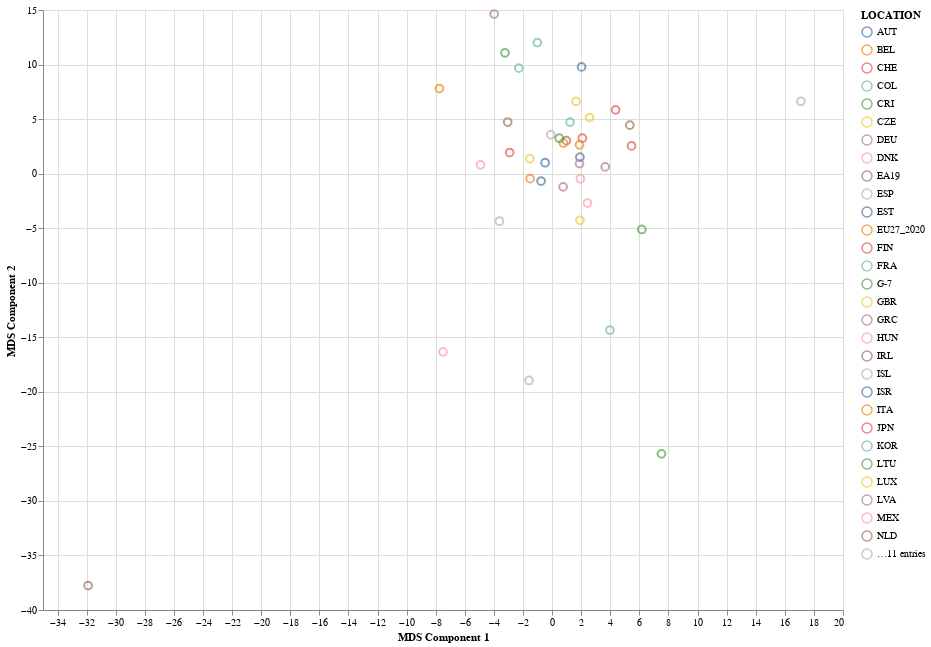

The notebook cell this image was saved under:
### Code cell
# Create a 2D scatter plot using Altair
scatter_plot_MDS = alt.Chart(components_df_MDS).mark_point(size=60).encode(
    alt.X('MDS1:Q', title='MDS Component 1'),
    alt.Y('MDS2:Q', title='MDS Component 2'),
    color='LOCATION:N',
    tooltip=['LOCATION:N', 'MDS1:Q', 'MDS2:Q']
).properties(
    width=800,
    height=600
)

# Display the chart
scatter_plot_MDS.display()

### Figure 1 — Vega-Lite specification as saved in the notebook (floating-point values rounded to 4 significant figures)
{"config": {"view": {"continuousWidth": 300, "continuousHeight": 300}}, "data": {"name": "data-41ed650ad1fdcc8d9d371990c545844b"}, "mark": {"type": "point", "size": 60}, "encoding": {"color": {"field": "LOCATION", "type": "nominal"}, "tooltip": [{"field": "LOCATION", "type": "nominal"}, {"field": "MDS1", "type": "quantitative"}, {"field": "MDS2", "type": "quantitative"}], "x": {"field": "MDS1", "title": "MDS Component 1", "type": "quantitative"}, "y": {"field": "MDS2", "title": "MDS Component 2", "type": "quantitative"}}, "height": 600, "width": 800, "$schema": "https://vega.github.io/schema/vega-lite/v5.16.3.json", "datasets": {"data-41ed650ad1fdcc8d9d371990c545844b": [{"MDS1": 1.913, "MDS2": 1.509, "LOCATION": "AUT"}, {"MDS1": -7.748, "MDS2": 7.799, "LOCATION": "BEL"}, {"MDS1": 4.365, "MDS2": 5.846, "LOCATION": "CHE"}, {"MDS1": 3.977, "MDS2": -14.34, "LOCATION": "COL"}, {"MDS1": 6.169, "MDS2": -5.117, "LOCATION": "CRI"}, {"MDS1": 2.569, "MDS2": 5.14, "LOCATION": "CZE"}, {"MDS1": 1.885, "MDS2": 0.9209, "LOCATION": "DEU"}, {"MDS1": 1.943, "MDS2": -0.4634, "LOCATION": "DNK"}, {"MDS1": 0.9793, "MDS2": 3.025, "LOCATION": "EA19"}, {"MDS1": -0.08787, "MDS2": 3.566, "LOCATION": "ESP"}, {"MDS1": -0.7583, "MDS2": -0.68, "LOCATION": "EST"}, {"MDS1": 0.7778, "MDS2": 2.81, "LOCATION": "EU27_2020"}, {"MDS1": 2.083, "MDS2": 3.258, "LOCATION": "FIN"}, {"MDS1": 1.235, "MDS2": 4.726, "LOCATION": "FRA"}, {"MDS1": 0.4918, "MDS2": 3.244, "LOCATION": "G-7"}, {"MDS1": -1.528, "MDS2": 1.376, "LOCATION": "GBR"}, {"MDS1": -3.979, "MDS2": 14.62, "LOCATION": "GRC"}, {"MDS1": -4.92, "MDS2": 0.8076, "LOCATION": "HUN"}, {"MDS1": 5.344, "MDS2": 4.442, "LOCATION": "IRL"}, {"MDS1": 17.11, "MDS2": 6.624, "LOCATION": "ISL"}, {"MDS1": 2.026, "MDS2": 9.785, "LOCATION": "ISR"}, {"MDS1": 1.885, "MDS2": 2.645, "LOCATION": "ITA"}, {"MDS1": 5.461, "MDS2": 2.541, "LOCATION": "JPN"}, {"MDS1": -1.016, "MDS2": 12.01, "LOCATION": "KOR"}, {"MDS1": -3.24, "MDS2": 11.07, "LOCATION": "LTU"}, {"MDS1": 1.917, "MDS2": -4.275, "LOCATION": "LUX"}, {"MDS1": 0.7585, "MDS2": -1.211, "LOCATION": "LVA"}, {"MDS1": -7.498, "MDS2": -16.34, "LOCATION": "MEX"}, {"MDS1": -3.054, "MDS2": 4.729, "LOCATION": "NLD"}, {"MDS1": -3.619, "MDS2": -4.362, "LOCATION": "NOR"}, {"MDS1": -0.4799, "MDS2": 0.9987, "LOCATION": "OECD"}, {"MDS1": -1.51, "MDS2": -0.458, "LOCATION": "OECDE"}, {"MDS1": -2.916, "MDS2": 1.935, "LOCATION": "POL"}, {"MDS1": -2.286, "MDS2": 9.669, "LOCATION": "PRT"}, {"MDS1": 7.522, "MDS2": -25.68, "LOCATION": "RUS"}, {"MDS1": 1.645, "MDS2": 6.616, "LOCATION": "SVK"}, {"MDS1": 3.65, "MDS2": 0.6195, "LOCATION": "SVN"}, {"MDS1": 2.426, "MDS2": -2.692, "LOCATION": "SWE"}, {"MDS1": -31.9, "MDS2": -37.76, "LOCATION": "TUR"}, {"MDS1": -1.592, "MDS2": -18.96, "LOCATION": "ZAF"}]}}
